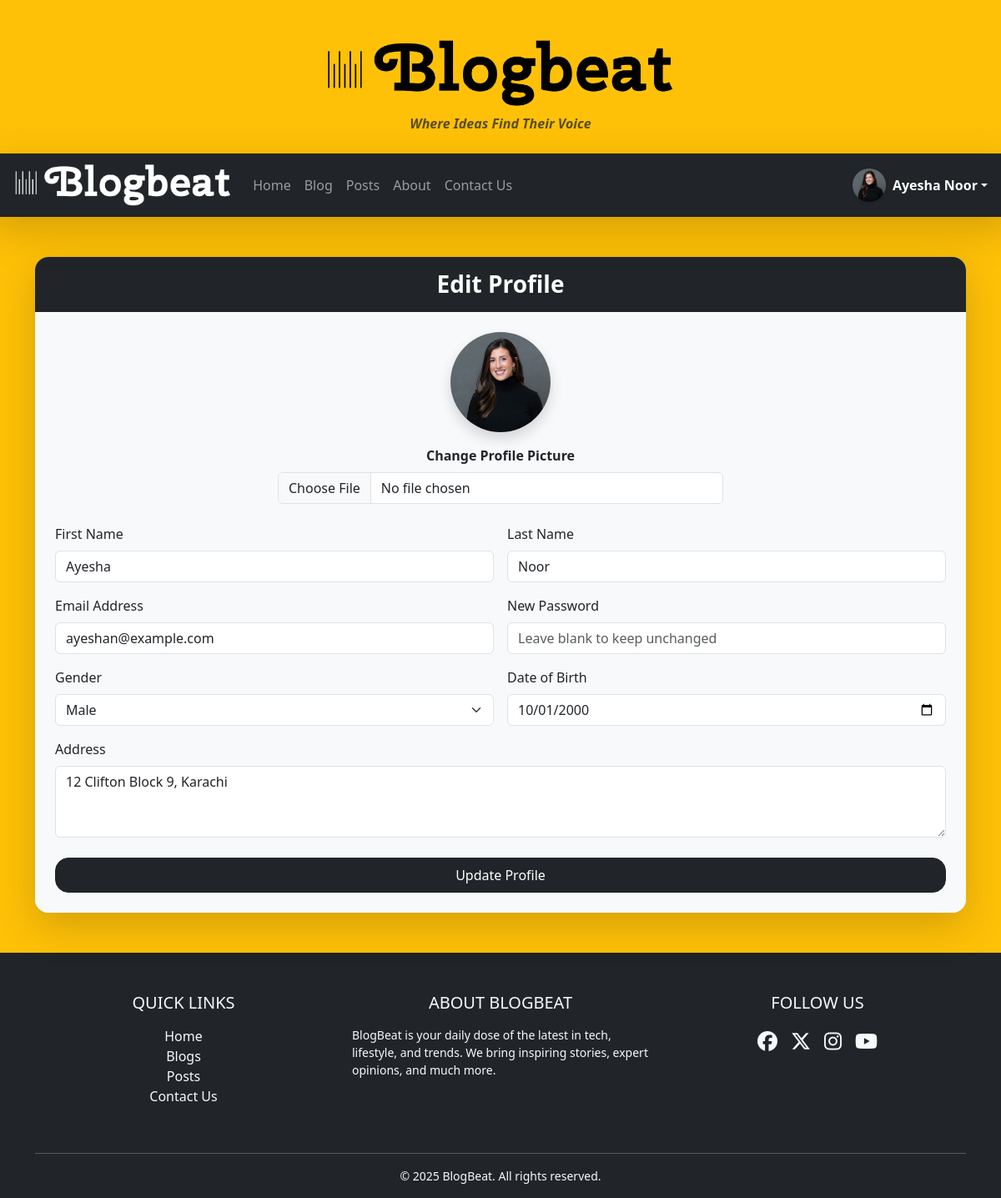
The page /edit_profile.php (signed in) on the database its author committed.
### tables this page shows
CREATE TABLE `user` (
  `user_id` int(11) NOT NULL AUTO_INCREMENT,
  `role_id` int(11) DEFAULT NULL,
  `first_name` varchar(50) NOT NULL,
  `last_name` varchar(50) NOT NULL,
  `email` varchar(50) DEFAULT NULL,
  `password` text NOT NULL,
  `gender` enum('Male','Female') DEFAULT NULL,
  `date_of_birth` date DEFAULT NULL,
  `user_image` text DEFAULT NULL,
  `address` text DEFAULT NULL,
  `is_approved` enum('Pending','Approved','Rejected') DEFAULT 'Pending',
  `is_active` enum('Active','InActive') DEFAULT NULL,
  `created_at` timestamp NOT NULL DEFAULT current_timestamp() ON UPDATE current_timestamp(),
  `updated_at` timestamp NULL DEFAULT NULL,
  PRIMARY KEY (`user_id`),
  KEY `role_id` (`role_id`),
  CONSTRAINT `user_ibfk_1` FOREIGN KEY (`role_id`) REFERENCES `role` (`role_id`) ON DELETE CASCADE ON UPDATE CASCADE
);

### require/database.php (called while the page is built, shortened)
<?php
require_once("database_settings.php");
class Database {
    protected $connection;
    public function __construct($host_name, $user_name, $password, $database) {
        $this->host_name = $host_name;
        $this->user_name = $user_name;
        $this->password = $password;
        $this->database = $database;
        $this->connection = mysqli_connect($this->host_name, $this->user_name, $this->password, $this->database);
    }
    public function execute_query($query) {
        $this->query = $query;
        $this->result = mysqli_query($this->connection, $this->query) or die(mysqli_error($this->connection));
        return $this->result;
    }
    public function fetch_one($query) {
        $result = $this->execute_query($query);
        return mysqli_fetch_assoc($result);
    }
}
	$db = new Database($host_name, $user_name, $password, $database_name);
?>

### require/database_settings.php (called while the page is built)
<?php
    $host_name = "localhost";
    $user_name = "root";
    $password = "";
    $database_name = "23598_AHSAN_ALI_online_blogging_application";
?>

### edit_profile.php (the view, shortened to what this page needs)
<?php
    include('require/general.php');
    include('require/database.php');
    $user_id = $_SESSION['user']['user_id'];
    $user = $db->fetch_one("SELECT * FROM user WHERE user_id = $user_id");
    if ($_SESSION['user']['role_id'] == 1) {
        General::admin_navbar($_SESSION['user']['first_name'], $_SESSION['user']['last_name'], $_SESSION['user']['user_image'], "Edit");
    } else {
        General::site_navbar(true, $_SESSION['user']['first_name'], $_SESSION['user']['last_name'], $_SESSION['user']['user_image']);
    }
?>
        <section class="container my-5 rounded-4">
            <div class="card shadow-lg border-0 rounded-4">
                <div class="card-body bg-dark text-white rounded-top-4">
                    <h3 class="text-center mb-0 fw-bold">Edit Profile</h3>
                </div>
                <div class="px-4 pt-4 pb-4 bg-light text-dark rounded-bottom-4">
                    <form method="POST" action="process/update_profile_process.php" enctype="multipart/form-data">
                        <div class="text-center mb-4">
                            <img src="<?= !empty($user['user_image']) ? "images/users/".$user['user_image'] : 'images/users/user.jpg' ?>"
                                 class="rounded-circle mb-3 shadow" width="120" height="120" alt="User Image" style="object-fit:cover;">
                            <div class="mb-3 w-50 mx-auto">
                                <label for="user_image" class="form-label fw-bold">Change Profile Picture</label>
                                <input type="file" class="form-control" id="user_image" name="user_image">
                            </div>
                        </div>
                        <div class="row g-3">
                            <div class="col-md-6">
                                <label for="first_name" class="form-label">First Name</label>
                                <input type="text" class="form-control" id="first_name" name="first_name" value="<?=$user['first_name'] ?>" required>
                            </div>
                            <div class="col-md-6">
                                <label for="last_name" class="form-label">Last Name</label>
                                <input type="text" class="form-control" id="last_name" name="last_name" value="<?= $user['last_name'] ?>" required>
                            </div>
                            <div class="col-md-6">
                                <label for="email" class="form-label">Email Address</label>
                                <input type="email" class="form-control" id="email" name="email" value="<?= $user['email'] ?>" required>
                            </div>
                            <div class="col-md-6">
                                <label for="password" class="form-label">New Password</label>
                                <input type="password" class="form-control" id="password" name="password" placeholder="Leave blank to keep unchanged">
                            </div>
                            <div class="col-md-6">
                                <label for="gender" class="form-label">Gender</label>
                                <select class="form-select" id="gender" name="gender" required>
                                    <option value="male" <?= $user['gender'] == 'male' ? 'selected' : '' ?>>Male</option>
                                </select>
                            </div>
                            <div class="col-md-6">
                                <label for="date_of_birth" class="form-label">Date of Birth</label>
                                <input type="date" class="form-control" id="date_of_birth" name="date_of_birth"
                                       value="<?= $user['date_of_birth'] ?>" required>
                            </div>
                            <div class="col-12">
                                <label for="address" class="form-label">Address</label>
                                <textarea class="form-control" id="address" name="address" rows="3"><?= $user['address'] ?></textarea>
                            </div>
                        </div>
                        <div class="col-12 mt-4">
                            <button type="submit" class="btn btn-dark rounded-4 px-4 py-2 w-100" name="action" value="update_profile">Update Profile</button>
                        </div>
                    </form>
                </div>
            </div>
        </section>

### require/general.php (style rules this page uses)
html { scroll-behavior: smooth; }

### rows shown on the page
user: user_image (picture), first_name "Ayesha", last_name "Noor", email "ayeshan@example.com", date_of_birth "10/01/2000", address "12 Clifton Block 9, Karachi"

### other values the page prints
$first_name "Ayesha"
$last_name "Noor"
